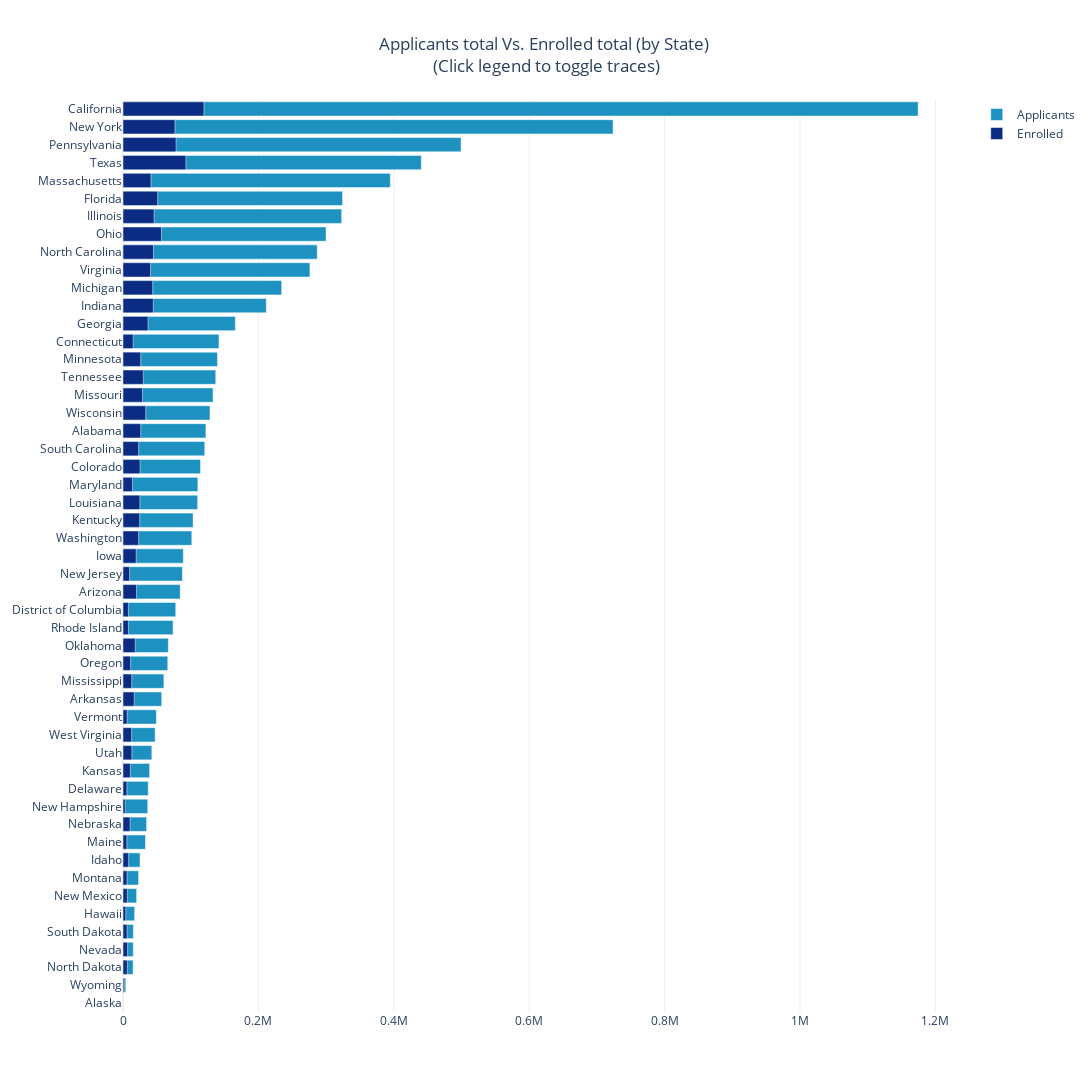

Notebook code for this chart:
### Markdown cell above
### 4.9 How do we see the total applicants vs. total enrolled for States?

### Code cell
# Create the bar chart
fig = go.Figure(data=[
    # Add the Applicants trace to the bar chart
    go.Bar(name='Applicants', x=States_df['Applicants total'], y=States_df['State abbreviation'],
           orientation="h", marker_color='#1d91c0'),
    # Add the Enrolled trace to the bar chart (overlay)
    go.Bar(name='Enrolled', x=States_df['Enrolled total'], y=States_df['State abbreviation'],
           orientation="h", marker_color='#0c2c84')
])

# Change the bar mode
fig.update_layout(barmode='overlay', width=1500, height=1500,
                 # Add title
                  title="Applicants total Vs. Enrolled total (by State) <br>(Click legend to toggle traces) ",title_x=0.5)

# Show your work
fig.show()

### Figure 1 — Plotly figure (JSON) as saved in the notebook; plotly's stock layout.template omitted (floating-point values rounded to 4 significant figures)
{"data": [{"marker": {"color": "#1d91c0"}, "name": "Applicants", "orientation": "h", "type": "bar", "x": [494, 4181, 14970, 15200, 15352, 17227, 20165, 23038, 25181, 33260, 34878, 36519, 37275, 39255, 42608, 47526, 49343, 57196, 60420, 66147, 66977, 73978, 77921, 84520, 87757, 89133, 101665, 103577, 110300, 110587, 114562, 120788, 122489, 128499, 133051, 137038, 139608, 141790, 165911, 211676, 234402, 276104, 286895, 299967, 323046, 324340, 394835, 440676, 499362, 723922, 1174539], "y": ["Alaska", "Wyoming", "North Dakota", "Nevada", "South Dakota", "Hawaii", "New Mexico", "Montana", "Idaho", "Maine", "Nebraska", "New Hampshire", "Delaware", "Kansas", "Utah", "West Virginia", "Vermont", "Arkansas", "Mississippi", "Oregon", "Oklahoma", "Rhode Island", "District of Columbia", "Arizona", "New Jersey", "Iowa", "Washington", "Kentucky", "Louisiana", "Maryland", "Colorado", "South Carolina", "Alabama", "Wisconsin", "Missouri", "Tennessee", "Minnesota", "Connecticut", "Georgia", "Indiana", "Michigan", "Virginia", "North Carolina", "Ohio", "Illinois", "Florida", "Massachusetts", "Texas", "Pennsylvania", "New York", "California"]}, {"marker": {"color": "#0c2c84"}, "name": "Enrolled", "orientation": "h", "type": "bar", "x": [33, 1584, 6362, 6767, 6015, 4117, 6319, 5896, 8324, 5682, 10413, 3297, 5816, 10831, 13096, 12738, 6188, 16609, 12937, 11297, 18127, 7989, 8016, 19931, 9774, 19505, 23103, 24692, 24953, 13956, 25239, 23152, 26226, 33589, 28770, 29964, 26141, 15064, 36968, 44737, 43890, 40701, 44981, 56777, 45947, 51252, 41408, 92926, 78415, 76760, 119577], "y": ["Alaska", "Wyoming", "North Dakota", "Nevada", "South Dakota", "Hawaii", "New Mexico", "Montana", "Idaho", "Maine", "Nebraska", "New Hampshire", "Delaware", "Kansas", "Utah", "West Virginia", "Vermont", "Arkansas", "Mississippi", "Oregon", "Oklahoma", "Rhode Island", "District of Columbia", "Arizona", "New Jersey", "Iowa", "Washington", "Kentucky", "Louisiana", "Maryland", "Colorado", "South Carolina", "Alabama", "Wisconsin", "Missouri", "Tennessee", "Minnesota", "Connecticut", "Georgia", "Indiana", "Michigan", "Virginia", "North Carolina", "Ohio", "Illinois", "Florida", "Massachusetts", "Texas", "Pennsylvania", "New York", "California"]}], "layout": {"barmode": "overlay", "height": 1500, "title": {"text": "Applicants total Vs. Enrolled total (by State) <br>(Click legend to toggle traces) ", "x": 0.5}, "width": 1500}}
